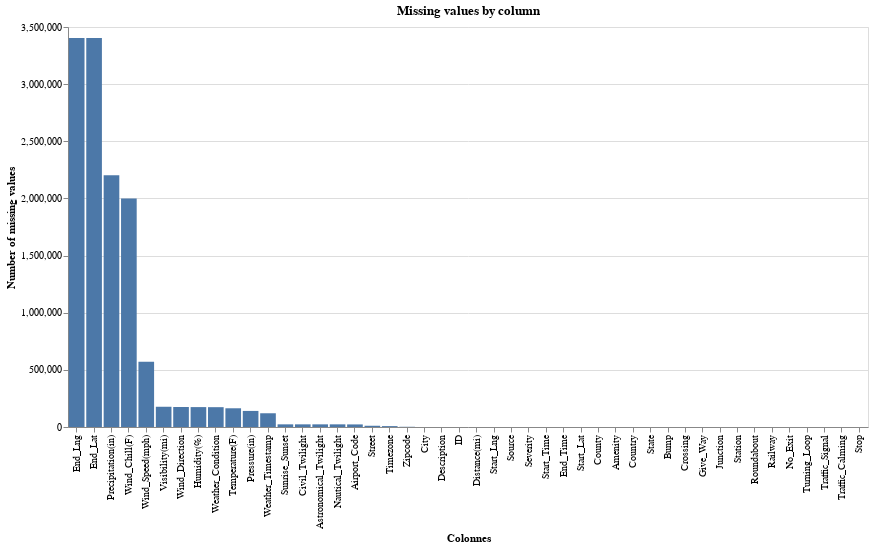

Notebook cell for this chart:
### Code cell
missing_values = data.select([sum(col(c).isNull().cast("int")).alias(c) for c in data.columns]).collect()[0].asDict()
missing_values_df = pd.DataFrame(missing_values.items(), columns=["Column", "Missing Values"]).sort_values(by="Missing Values", ascending=False)

chart = alt.Chart(missing_values_df, title="Missing values by column").mark_bar().encode(
    x=alt.X("Column", title="Colonnes", sort=None),
    y=alt.Y("Missing Values", title="Number of missing values"),
).properties(width=800, height=400)

chart

### Figure 1 — Vega-Lite specification as saved in the notebook (floating-point values rounded to 4 significant figures)
{"config": {"view": {"continuousWidth": 300, "continuousHeight": 300}}, "data": {"name": "data-4c812e00ed46925b87d75270d31a5ead"}, "mark": {"type": "bar"}, "encoding": {"x": {"field": "Column", "sort": null, "title": "Colonnes", "type": "nominal"}, "y": {"field": "Missing Values", "title": "Number of missing values", "type": "quantitative"}}, "height": 400, "title": "Missing values by column", "width": 800, "$schema": "https://vega.github.io/schema/vega-lite/v5.20.1.json", "datasets": {"data-4c812e00ed46925b87d75270d31a5ead": [{"Column": "End_Lng", "Missing Values": 3402762}, {"Column": "End_Lat", "Missing Values": 3402762}, {"Column": "Precipitation(in)", "Missing Values": 2203586}, {"Column": "Wind_Chill(F)", "Missing Values": 1999019}, {"Column": "Wind_Speed(mph)", "Missing Values": 571233}, {"Column": "Visibility(mi)", "Missing Values": 177098}, {"Column": "Wind_Direction", "Missing Values": 175206}, {"Column": "Humidity(%)", "Missing Values": 174144}, {"Column": "Weather_Condition", "Missing Values": 173459}, {"Column": "Temperature(F)", "Missing Values": 163853}, {"Column": "Pressure(in)", "Missing Values": 140679}, {"Column": "Weather_Timestamp", "Missing Values": 120228}, {"Column": "Sunrise_Sunset", "Missing Values": 23246}, {"Column": "Civil_Twilight", "Missing Values": 23246}, {"Column": "Astronomical_Twilight", "Missing Values": 23246}, {"Column": "Nautical_Twilight", "Missing Values": 23246}, {"Column": "Airport_Code", "Missing Values": 22635}, {"Column": "Street", "Missing Values": 10869}, {"Column": "Timezone", "Missing Values": 7808}, {"Column": "Zipcode", "Missing Values": 1915}, {"Column": "City", "Missing Values": 253}, {"Column": "Description", "Missing Values": 5}, {"Column": "ID", "Missing Values": 0}, {"Column": "Distance(mi)", "Missing Values": 0}, {"Column": "Start_Lng", "Missing Values": 0}, {"Column": "Source", "Missing Values": 0}, {"Column": "Severity", "Missing Values": 0}, {"Column": "Start_Time", "Missing Values": 0}, {"Column": "End_Time", "Missing Values": 0}, {"Column": "Start_Lat", "Missing Values": 0}, {"Column": "County", "Missing Values": 0}, {"Column": "Amenity", "Missing Values": 0}, {"Column": "Country", "Missing Values": 0}, {"Column": "State", "Missing Values": 0}, {"Column": "Bump", "Missing Values": 0}, {"Column": "Crossing", "Missing Values": 0}, {"Column": "Give_Way", "Missing Values": 0}, {"Column": "Junction", "Missing Values": 0}, {"Column": "Station", "Missing Values": 0}, {"Column": "Roundabout", "Missing Values": 0}, {"Column": "Railway", "Missing Values": 0}, {"Column": "No_Exit", "Missing Values": 0}, {"Column": "Turning_Loop", "Missing Values": 0}, {"Column": "Traffic_Signal", "Missing Values": 0}, {"Column": "Traffic_Calming", "Missing Values": 0}, {"Column": "Stop", "Missing Values": 0}]}}
